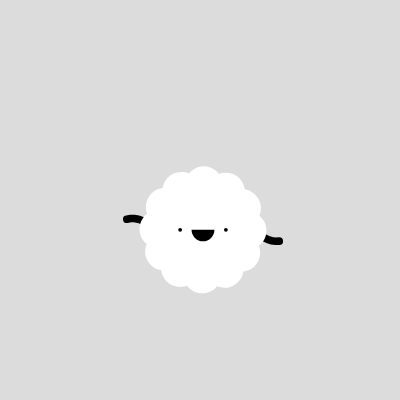
Frame 1 (no input)
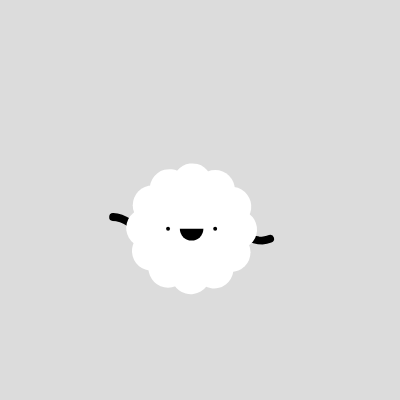
Frame 60 (no input)
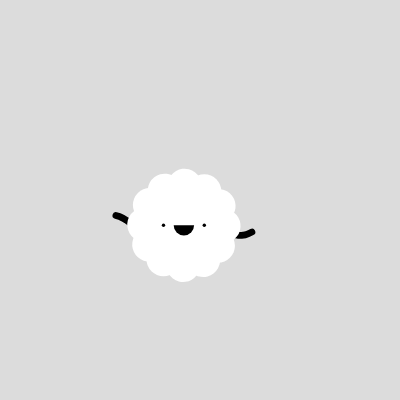
Frame 120 (the mouse pressed at the canvas centre since frame 60)

The p5.js sketch that drew these frames (run headless with seeded random() and noise() and a simulated clock; from frame 60 on, the mouse is pressed at the canvas centre):

// p5.js sketch
// ── sketch.js
let cloud;
function setup() {
  createCanvas(400, 400);
  cloud = new Cloud();
}

function draw() {
  background(220);
  cloud.update();
  cloud.display();
}

class Cloud {
  //constructor is like the setup
  constructor() {
    this.x = width / 2;
    this.y = height / 2;
    this.x0 = this.x;
    this.y0 = this.y;
    this.s = 1;
  }
  //what it will draw the cloud
  display() {
    push();
    translate(this.x, this.y);
    scale(this.s);
    this.drawArms();
    noStroke();
    //body
    circle(0, 0, 100);
    //circles around
    for (let a = 0; a < 2 * PI; a += PI / 6) {
      push();
      rotate(a);
      circle(50, 30, 50);
      pop();
    }
    //eyes
    fill(0);
    circle(-30, 0, 5);
    circle(30, 0, 5);
    arc(0, 0, 30, 30, 0, PI);
    pop();
  }
  //updating the variables
  update() {
    //this.y = noise(frameCount * 0.01) * height;
    this.x = this.x0 + 30*sin(frameCount * 0.1);
    this.y = this.y0 + 30*cos(frameCount * 0.1);
    this.s = map(sin(frameCount * 0.05), -1, 1, 0.5, 1);

  }
  drawArms() {
    //arms
    push();
    beginShape();
    let lineLength = 100;
    noFill();
    for (let i = -lineLength; i <= lineLength; i += lineLength / 20) {
    strokeWeight(10);
    let v =  15*sin(frameCount * 0.1 - i/(20));
      vertex(i, v);
    }
    endShape();
    pop();
  }
}
